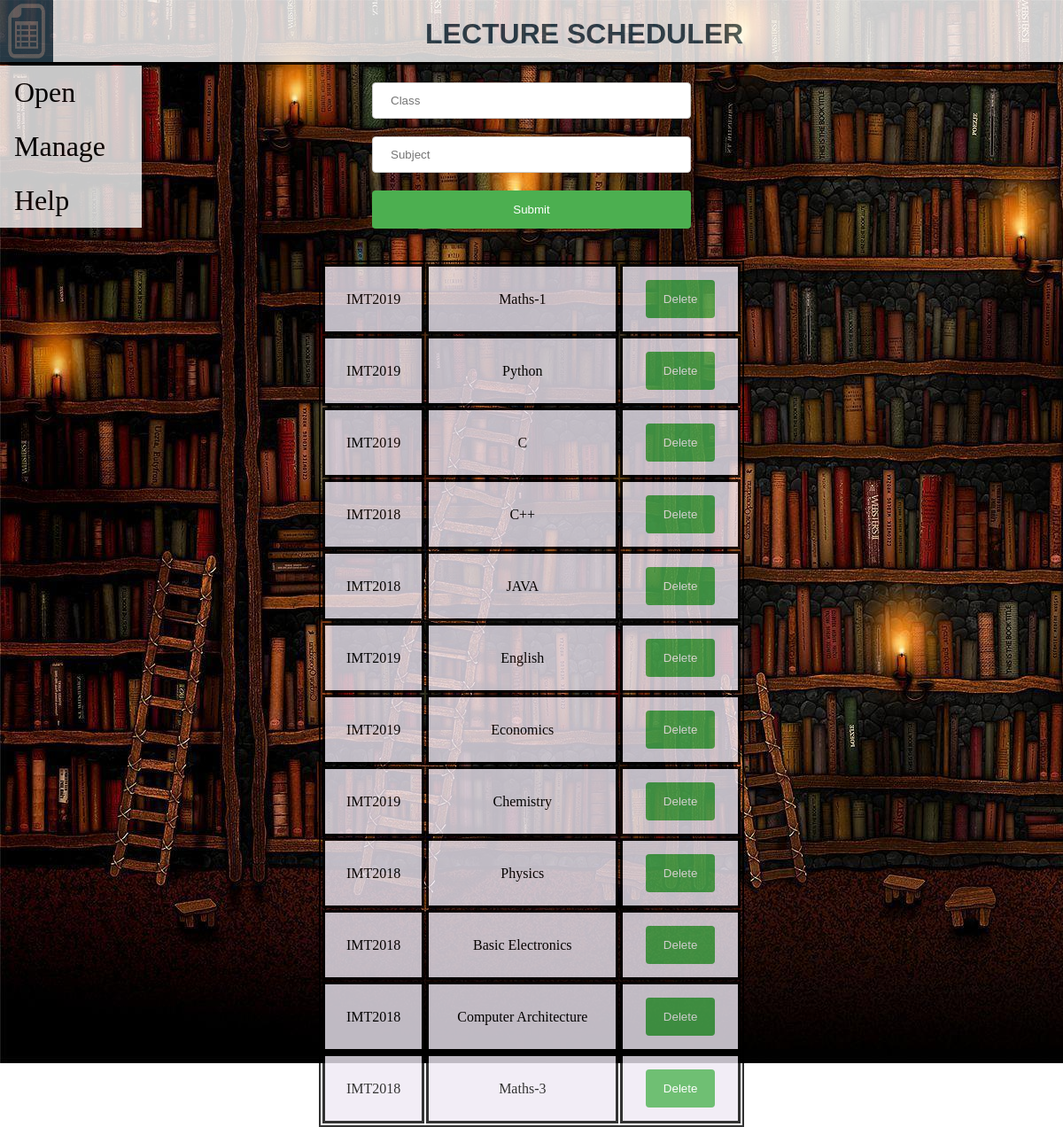
Page /classes on the committed database.
### application.py (models this page shows)
class Lecture(db.Model):
    subject_name = db.Column(db.String(30), unique = True, nullable = False, primary_key = True)
    class_name = db.Column(db.String(30), nullable = False)

### application.py (the view)
@app.route("/classes", methods=("GET","POST"))
def classes():
	if request.method == "POST":
		lecture = Lecture(subject_name=request.form.get("subject_name"), class_name=request.form.get("class_name"))
		db.session.add(lecture)
		db.session.commit()
	global class_names
	class_names = {}
	lectures = Lecture.query.all()
	for lecture in lectures:
		try:
			class_names[lecture.class_name].append(lecture.subject_name)
		except:
			class_names[lecture.class_name] = []
			class_names[lecture.class_name].append(lecture.subject_name)
	return render_template("classes.html", lectures = lectures)

### templates/classes.html (shortened to what this page needs)
{% extends "main.html" %}
{% block content %}
<form action="{{url_for('classes')}}" method="post">
	<input type = "text" name = "class_name" placeholder="Class">
	<input type = "text" name = "subject_name" placeholder="Subject">
    <button>Submit</button>
</form>
<table>
	{% for lecture in lectures %}
	<tr>
		<td>
			{{lecture.class_name}}
		</td>
		<td>
			{{lecture.subject_name}}
		</td>
		<td>
           	<form method="POST" action="./delete_lecture" style="display: inline">
           	  <input class="update" type="submit" value="Delete">
            </form>
        </td>
    </tr>
    {% endfor %}
</table>
{% endblock %}

### static/main.css (style rules this page uses)
* { margin: 0; padding: 0; }
body { background-image: url("../static/wall.jpg"); background-repeat: no-repeat; background-attachment: fixed; }

### templates/classes.html (style rules this page uses)
table { border: 2px solid black; margin-top: 3%; margin-left: 30%; width:40%; opacity: 0.8; }
th, td { text-align: center; border: 3px solid black; padding: 15px; }
td { background-color: #efe9f4; }
input[type=text], select { width: 30%; padding: 12px 20px; margin-left:35%; margin-top: 20px; border: 1px solid #ccc; border-radius: 4px; box-sizing: border-box; }
button { width: 30%; margin-left:35%; background-color: #4CAF50; color: white; margin-top: 20px; padding: 14px 20px; border: none; border-radius: 4px; cursor: pointer; }
table .update { background-color: #4CAF50; color: white; border: none; padding: 14px 20px; border-radius: 4px; cursor: pointer; }

### rows in the picture
Lecture: class_name "IMT2019", subject_name "Maths-1"
Lecture: class_name "IMT2019", subject_name "Python"
Lecture: class_name "IMT2019", subject_name "C"
Lecture: class_name "IMT2018", subject_name "C++"
Lecture: class_name "IMT2018", subject_name "JAVA"
Lecture: class_name "IMT2019", subject_name "English"
Lecture: class_name "IMT2019", subject_name "Economics"
Lecture: class_name "IMT2019", subject_name "Chemistry"
Lecture: class_name "IMT2018", subject_name "Physics"
Lecture: class_name "IMT2018", subject_name "Basic Electronics"
Lecture: class_name "IMT2018", subject_name "Computer Architecture"
Lecture: class_name "IMT2018", subject_name "Maths-3"
